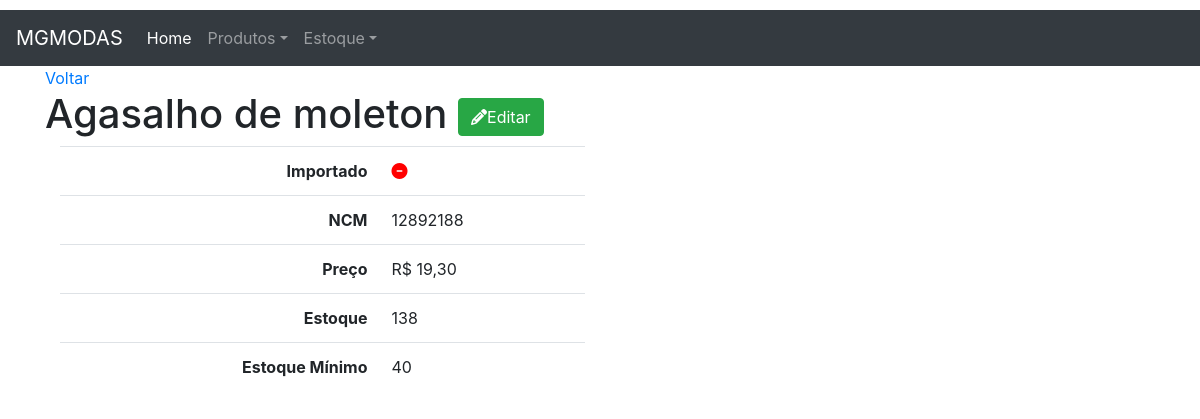
Screenshot of /produto/116/ with the database file from the repository.
### produto/models.py (models this page shows, shortened)
class Produto(models.Model):
    importado = models.BooleanField(default=False)
    ncm= models.CharField('NCM',max_length=10)
    produto = models.CharField('Produto',max_length=100, unique=True)
    preco= models.DecimalField('preço',decimal_places=2,max_digits=10)
    estoque= models.IntegerField('estoque atual',)
    estoque_minimo= models.PositiveIntegerField('estoque minimo',default=0)
    categoria= models.ForeignKey('Categoria',on_delete=models.SET_NULL, null=True, blank=True)
    class Meta:
        ordering = ('produto',)
    def __str__(self):
        return self.produto

### produto/views.py (the view)
# urls.py: path('<int:pk>/', v.produto_detail, name='produto_detail'),
def produto_detail(request,pk):
    template_name='produto_detail.html'
    obj = Produto.objects.get(pk=pk)
    context = {'object':obj }
    return render(request, template_name, context)

### produto/templates/produto_detail.html
{% extends "base.html" %}
{% block content %}
    <a href="{% url 'produto:produto_list' %}">Voltar</a>
    <h1>{{ object }}
        <span class="pull-right">
            <a href="{% url 'produto:produto_edit' object.pk %} " >
                <button type="button" class="btn btn-success">
                    <span class="fa fa-pencil"></span>Editar
                </button>
            </a>
        </span>
    </h1>
<div class="col-sm-6">
    <table class=" table table-user-information">
        <tbody>
        <tr>
            <th class="text-right">Importado</th>
            <td>
                {% if object.importado %}
                <i class=" fa fa-check-circle ok"></i>
                {% else %}
                <i class=" fa fa-minus-circle no"></i>
                {% endif %}
            </td>
        </tr>
        <tr>
            <th class="text-right">NCM</th>
            <td>{{object.ncm}}</td>
        </tr>
        <tr>
            <th class="text-right">Preço</th>
            <td>R$ {{object.preco}}</td>
            <tr>
            <th class="text-right">Estoque</th>
            <td>{{object.estoque}}</td>
            <tr>
            <th class="text-right">Estoque Mínimo</th>
            <td>{{object.estoque_minimo}}</td>
        </tr>
        </tr>
        </tr>
        </tbody>
    </table>
</div>
{% endblock content %}

### core/static/css/style.css (style rules this page uses)
body { margin-top: 10px; }
.no { color: red; }

### rows the page displays
Produto: produto "Agasalho de moleton", ncm "12892188", preco "19,30", estoque "138", estoque_minimo "40"
